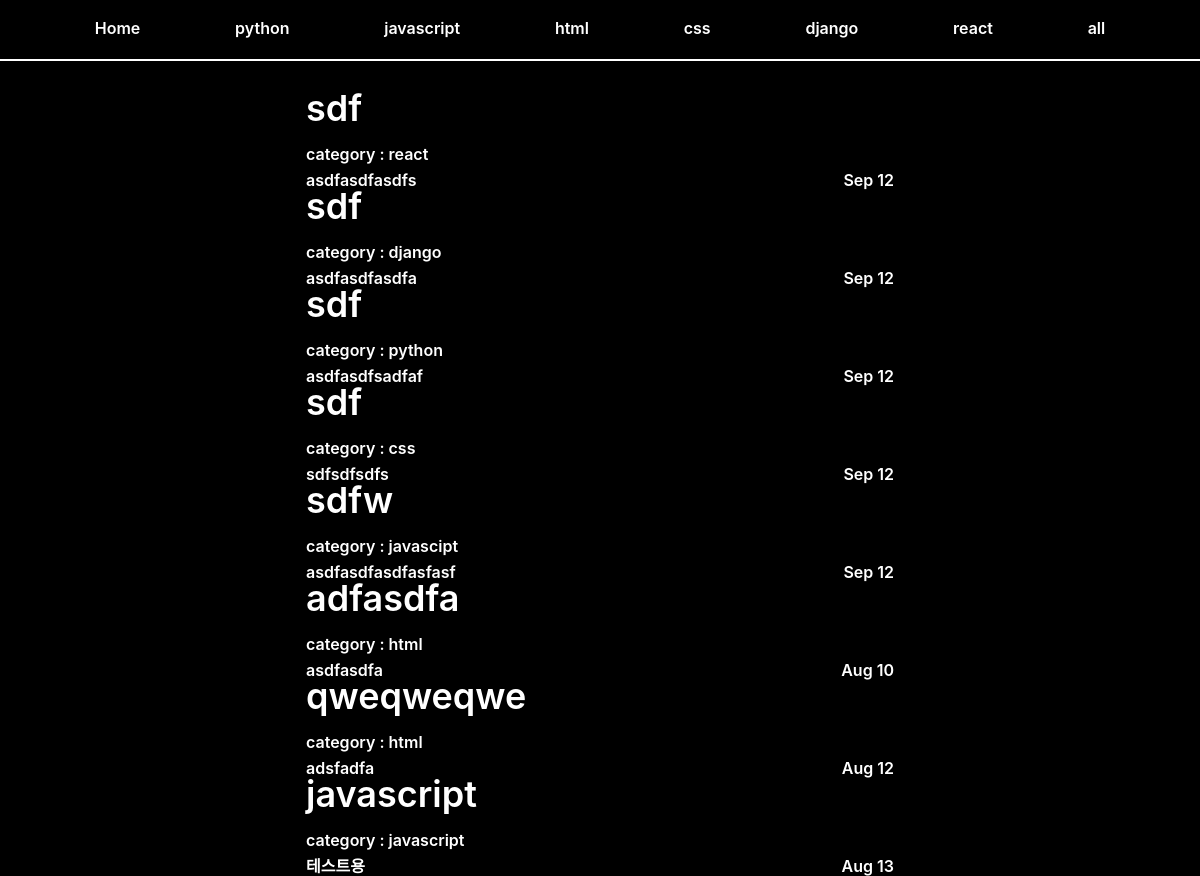
The app's page /index/ with its own data.
### web/models.py (models this page shows, shortened)
class Post(models.Model):
    title = models.CharField(max_length=100)
    content = summer_fields.SummernoteTextField(default='')
    type = models.CharField(max_length=80, choices=LANG_TYPE, null=True)
    description = models.CharField(max_length=200, default='')
    dt_created = models.DateField()

### web/views.py (the view)
# urls.py: path('index/', views.index, name='index'),
def index(request):
    object_list = Post.objects.all()
    context = {
        'object_list': object_list
    }
    return render(request, 'web/index.html', context)

### web/templates/web/index.html
{% extends './base.html' %}
{% load static %}
{% block content %}
  <div class="content">
    <ul>
      {% for obj in object_list %}
        <li>
          <a href={% url 'post-detail' obj.id %}>
            <h2 class='content__title'>{{obj.title}}</h2>
            <div class='content-title__box'>
              <div class="description">
                <span class='content__category'>category :
                  {{obj.type}}
                </span>
                <div class='content__description'>
                  <p>{{obj.description}}</p>
                </div>
              </div>
              <div class="content__date">
                <span>{{obj.dt_created|date:"M"}}
                  {{obj.dt_created|date:"d"}}</span>
              </div>
            </div>
          </a>
        </li>
      {% endfor %}
    </ul>
  </div>
{% endblock content %}

### web/static/web/css/style.css (style rules this page uses)
body { background-color: black; color:white; font-family:-apple-system, BlinkMacSystemFont, 'Segoe UI', Roboto, Oxygen, Ubuntu, Cantarell, 'Open Sans', 'Helvetica Neue', sans-serif; padding-top: 70px; min-width: 700px; }
a { color: white; text-decoration: none; font-weight: 600; }

### web/static/web/css/contentlist.css (style rules this page uses)
.content { width: 70%; margin-left: auto; margin-right: auto; margin-top: 20px; }
.content__title { font-weight: 600; font-size: 36px; margin-bottom: 20px; }
.content-title__box { display: flex; justify-content: space-between; height: 5%; }
.content__date { display: flex; align-items: flex-end; }
.content__description { margin-top: 10px; }

### records on screen
Post: title "sdf", type "react", description "asdfasdfasdfs", dt_created "Sep", dt_created "12"
Post: title "sdf", type "django", description "asdfasdfasdfa", dt_created "Sep", dt_created "12"
Post: title "sdf", type "python", description "asdfasdfsadfaf", dt_created "Sep", dt_created "12"
Post: title "sdf", type "css", description "sdfsdfsdfs", dt_created "Sep", dt_created "12"
Post: title "sdfw", type "javascipt", description "asdfasdfasdfasfasf", dt_created "Sep", dt_created "12"
Post: title "adfasdfa", type "html", description "asdfasdfa", dt_created "Aug", dt_created "10"
Post: title "qweqweqwe", type "html", description "adsfadfa", dt_created "Aug", dt_created "12"
Post: title "javascript", type "javascript", description "테스트용", dt_created "Aug", dt_created "13"
